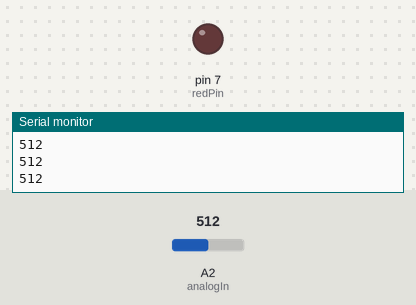
The sketch below on a simulated Arduino Uno, built with avr-gcc and run on an emulated ATmega328P. Shown: output pins drawn as LEDs (lit = HIGH), the last lines printed to the serial monitor. Inputs (shaded band) come from the test bench; at power-on: A2 (analogIn) = 512.

Above: at 1.3 s.
1.4 s: A2 (analogIn) set to 988
3.2 s: A2 (analogIn) set to 1017
At 5.2 s:
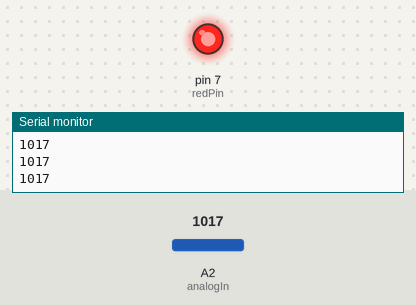
5.5 s: A2 (analogIn) set to 990
At 6.7 s:
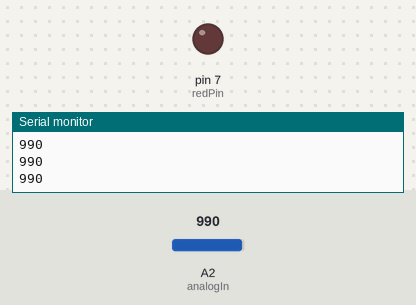
7.5 s: A2 (analogIn) set to 1010
At 8.3 s:
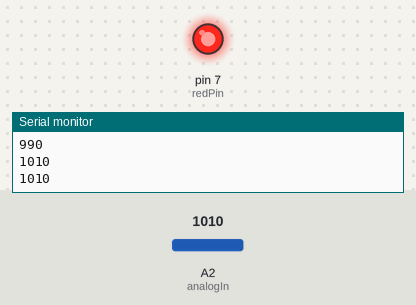
Timing chart, 0 to 10.5 s (numbered marks = the images above; inputs shaded):
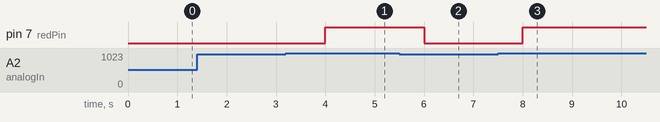

Measured:
- the behaviour switches between 1000 and 1001 on A2 (analogIn) (found by bisection; images 0 and 1)
- after the input at 3.2 s, pin 7 (redPin): LOW → HIGH after 0.80 s
- after the input at 5.5 s, pin 7 (redPin): HIGH → LOW after 0.50 s
- after the input at 7.5 s, pin 7 (redPin): LOW → HIGH after 0.51 s

The sketch:

BareMinimum12.ino
```cpp
int redPin = 7;
int analogIn = A2;
int potVal;
int delayT = 500;

void setup() {
  // put your setup code here, to run once:
  pinMode(analogIn,INPUT);
  pinMode(redPin,OUTPUT);
  Serial.begin(9600);

}

void loop() {
  // put your main code here, to run repeatedly:
  potVal = analogRead(analogIn);
  Serial.println(potVal);
  delay(delayT);

  while(potVal>1000) {

    digitalWrite(redPin,HIGH);
    potVal = analogRead(analogIn);
    Serial.println(potVal);
    delay(delayT);
  }
  digitalWrite(redPin,LOW);
}
```
